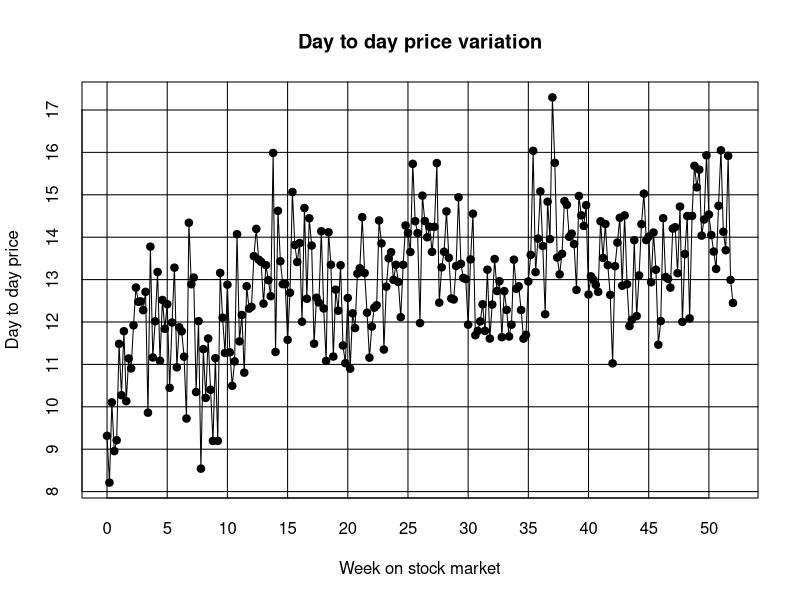
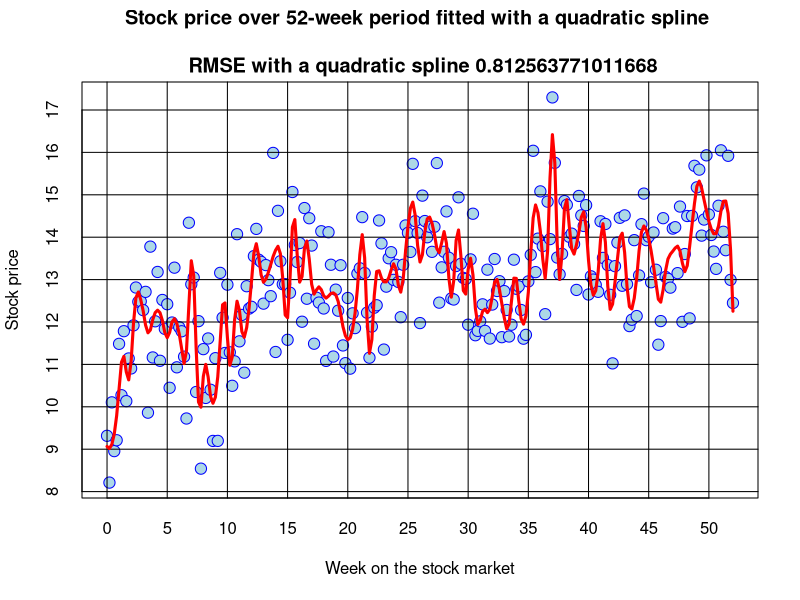
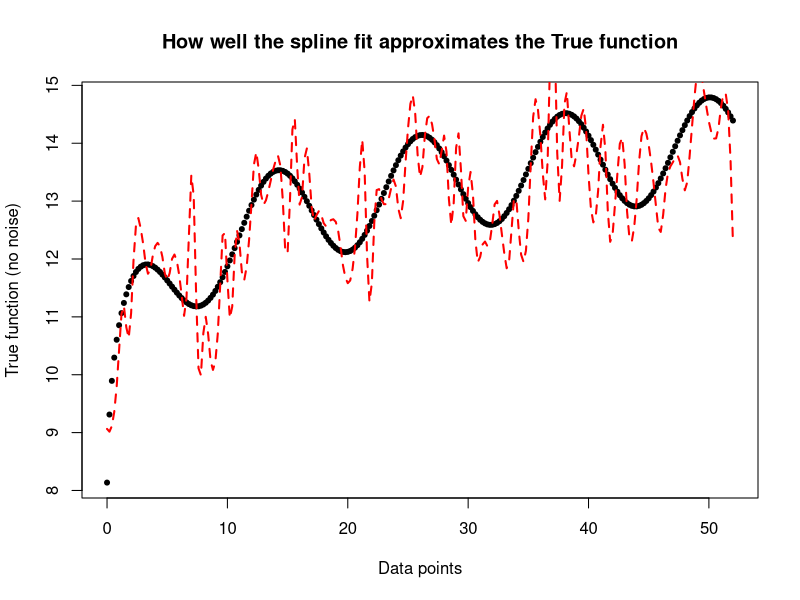
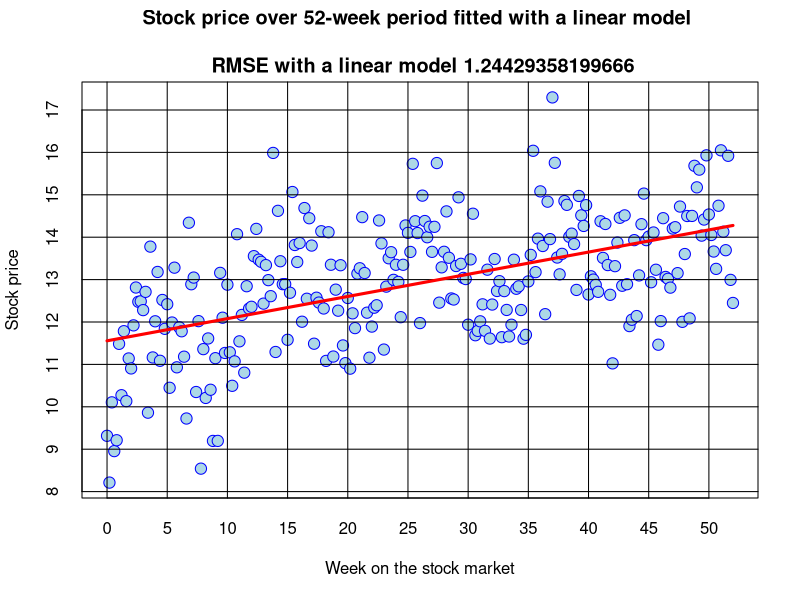

R code for these plots, in order:
# Time period and granularity of measurement
n<-52*5+1; time.p <- 52
# Base price (starting) and std.dev (measure of day to day variation)
base.price <- 10
std.dev <- 1.0
mean.noise=0
# Synthesize the data 
# With seasonality (sinusoidal) and long-term pattern (logarithimic increase)
x<- seq(0,time.p, length.out=n)
y.nonoise= base.price+sin(2*pi*x/12)+0.5*cos(2*pi*x/12+0.5)+log(x+0.1)
y<- y.nonoise+rnorm(n,mean=mean.noise, sd=std.dev)

plot(x,y,tck=1, lab=c(10,10,5), main = "Day to day price variation",
     xlab="Week on stock market",ylab="Day to day price",cex=1.5,pch=20)
lines(x,y)

# Play with knot length
# Higher the knot length, more flexible the fit is but with higher variance
knot.length<-100
knot.f <- seq(0,time.p,length=knot.length)
splineTerms <- sapply(knot.f, function (k){(x>k)*(x-k)^2})

# Binding the spline terms with regular quadratic regression terms
xMat <- cbind(1,x,x^2,splineTerms)
df.spline<- data.frame(y,xMat)

# Now fit linear regression model including the spline terms
fit.spline<- lm(y~.-1, data=df.spline)

# Prediction
yhat.spline<- predict(fit.spline)

rss.spline<- (sum((y-yhat.spline)^2))
rmse.spline<- sqrt(rss.spline/n)
print(paste("RSS (Spline): ", rss.spline))
print(paste("RMSE (Spline): ", rmse.spline))
subtitle.spline = paste('RMSE with a quadratic spline', toString(rmse.spline))

plot(x,y,pch=21, cex=1.5, col='blue',tck=1, lab=c(10,10,5),bg='lightblue',
     xlab='Week on the stock market',
     ylab='Stock price',
     main=paste('Stock price over 52-week period fitted with a quadratic spline',
                '\n\n',subtitle.spline))
lines(x,yhat.spline,col='red',lwd=3)

plot(x,y.nonoise,pch=20,main="How well the spline fit approximates the True function",
     ylab = "True function (no noise)",
     xlab='Data points')
lines(x,yhat.spline,col='red',lwd=2,lty=2)

# data frame with only y and x variables
df.simple<- data.frame(y,x)

# Now fit linear regression model including the spline terms
fit.poly1<- lm(y~., data=df.simple)

# Prediction
yhat.poly1<- predict(fit.poly1)

rss.poly1<- (sum((y-yhat.poly1)^2))
rmse.poly1<- sqrt(rss.poly1/n)
print(paste("RSS (linear): ", rss.poly1))
print(paste("RMSE (linear): ", rmse.poly1))
subtitle.poly1 = paste('RMSE with a linear model', toString(rmse.poly1))

plot(x,y,pch=21, cex=1.5, col='blue',tck=1, lab=c(10,10,5),bg='lightblue',
     xlab='Week on the stock market',
     ylab='Stock price',
     main=paste('Stock price over 52-week period fitted with a linear model',
                '\n\n',subtitle.poly1))
lines(x,yhat.poly1,col='red',lwd=3)